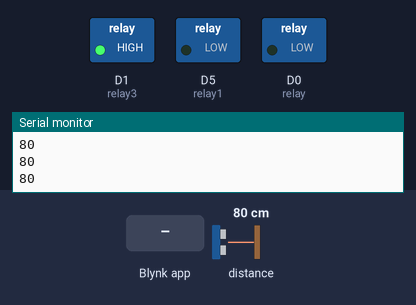
A sketch run on a simulated ESP8266 (NodeMCU). Parts: switched loads named in the sketch (green lamp = pin HIGH), the last lines printed to the serial monitor. Wiring (inferred from the names in the program): ultrasonic range finder: trigger D4; echo D3. Inputs (shaded band) come from the test bench; at power-on: distance to the obstacle 80 cm. The echo pulse lasts 58.3 µs per cm; WiFi joins after 1.5 s; servers stay silent unless stated; pins used as bus, display or sensor lines are not drawn.

Above: at 3.0 s.
3.1 s: Blynk app writes 1 to V0
At 4.3 s:
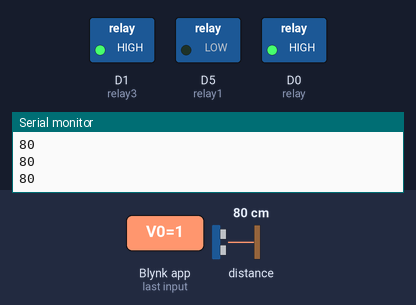
4.6 s: distance to the obstacle set to 146 cm
6.1 s: distance to the obstacle set to 154 cm
At 6.7 s:
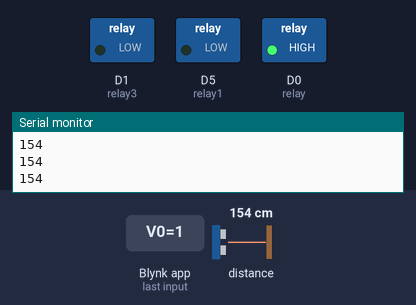
7.6 s: Blynk app writes 1 to V2
At 7.9 s:
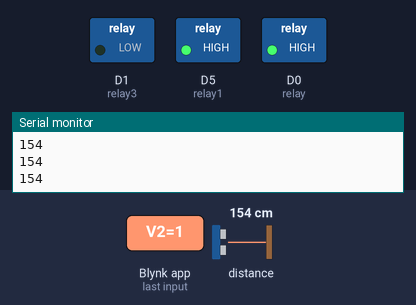
9.1 s: Blynk app writes 0 to V0
At 10.2 s:
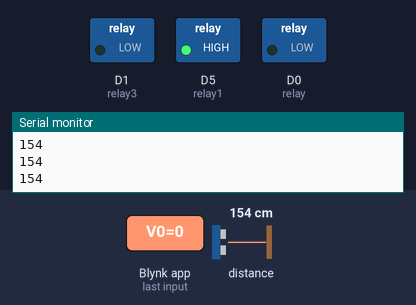
10.6 s: distance to the obstacle set to 2 cm
At 11.0 s:
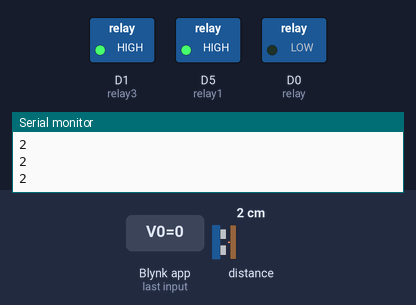
Timing chart, 0 to 13.1 s (numbered marks = the images above; inputs shaded):
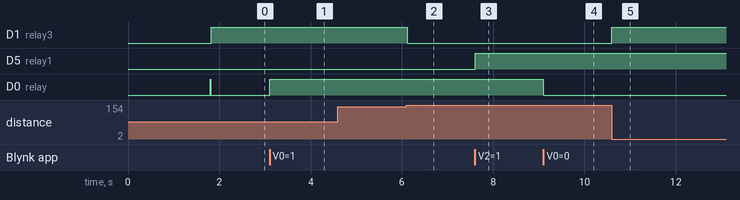

Measured:
- the behaviour switches between 149 and 150 cm on distance to the obstacle (found by bisection; images 1 and 2)
- after the input at 3.1 s, D0 (relay): LOW → HIGH at once
- after the input at 6.1 s, D1 (relay3): HIGH → LOW at once
- after the input at 7.6 s, D5 (relay1): LOW → HIGH at once
- after the input at 9.1 s, D0 (relay): HIGH → LOW at once
- after the input at 10.6 s, D1 (relay3): LOW → HIGH at once

The sketch:

lora_nodemcu.ino
```cpp
#include <LiquidCrystal_I2C.h>
#include <Wire.h>
#define BLYNK_PRINT Serial
 #include <ESP8266WiFi.h>
#include <BlynkSimpleEsp8266.h>


char auth[] = "PuOLGObhpzHxpvOVK35bglASb6A0u-vo";//Enter your Auth token
char ssid[] = "hack";//Enter your WIFI name
char pass[] = "Easy@2021";//Enter your WIFI password

BlynkTimer timer;
bool pinValue = 0;
bool pinValue1 = 0;

#define trig D4
#define echo D3
#define relay D0
#define relay1 D5
#define relay3 D1

void setup() {
  pinMode(trig, OUTPUT);
  pinMode(echo, INPUT);
  pinMode(relay, OUTPUT);
  pinMode(relay1, OUTPUT);
  pinMode(relay3, OUTPUT);

  Serial.begin(115200);
  Blynk.begin(auth, ssid, pass);
  timer.setInterval(10L, Wlevel);
  digitalWrite(relay, HIGH);

}

BLYNK_WRITE(V0)
{
  pinValue = param.asInt();
}
BLYNK_WRITE(V2)
{
  pinValue1 = param.asInt();
}

void loop() {
  Blynk.run();
  timer.run();
}

void Wlevel() {
  if (pinValue == 1) {
    digitalWrite(relay, HIGH);

  } else if (pinValue == 0) {
    digitalWrite(relay, LOW);
  }
  if (pinValue1 == 1) {
    digitalWrite(relay1, HIGH);
  } else if (pinValue1 == 0) {
    digitalWrite(relay1, LOW);
  }


  digitalWrite(trig, LOW);
  delayMicroseconds(4);
  digitalWrite(trig, HIGH);
  delayMicroseconds(10);
  digitalWrite(trig, LOW);
  long t = pulseIn(echo, HIGH);
  long cm = t / 29 / 2;

  if(cm >= 150)
    digitalWrite(relay3, LOW);  //relay3 on
  else
    digitalWrite(relay3, HIGH);  //relay3 off


  Blynk.virtualWrite(V1, cm);
  Serial.println(cm);

}
```
